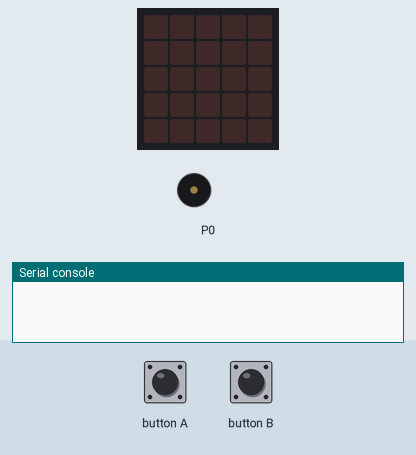
Bench run of a program on a simulated BBC micro:bit running MicroPython. Shown: the board's 5×5 LED display, buzzer (waves = sounding), the last lines printed to the serial console. Inputs (shaded band) come from the test bench. Random numbers come from a fixed seed; no radio messages arrive unless stated (any console line starting 'radio sent:' is added by the test bench).

Above: at 1.2 s.
1.3 s: button A pressed for 0.15 s
At 1.8 s:
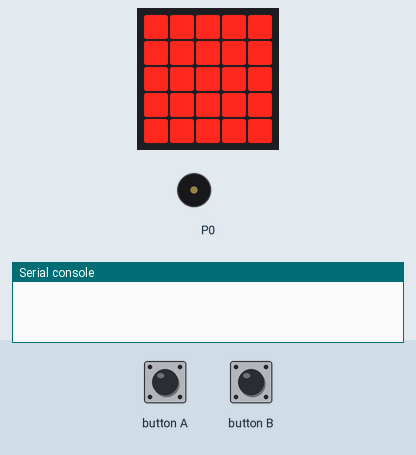
10.4 s: button B pressed for 0.15 s
At 16.2 s:
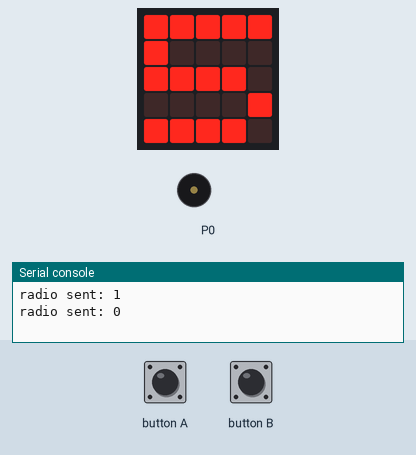
16.5 s: button B pressed for 1 s
At 29.3 s:
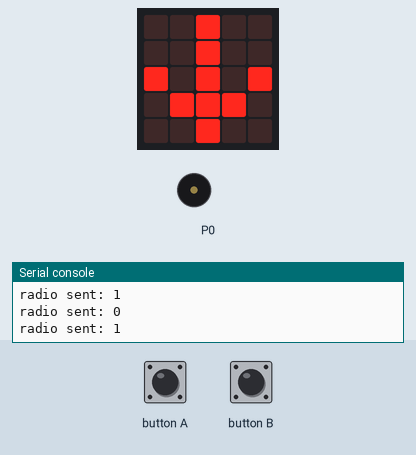
Timing chart, 0 to 30.8 s (numbered marks = the images above; inputs shaded):
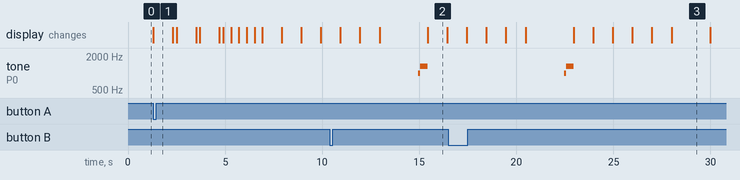

Measured:
- after the input at 1.3 s, the display: changes at once (image 1)
- after the input at 10.4 s, tone on P0: silent → 988 Hz after 4.5 s, → silent 0.12 s later, → 1319 Hz 0.01 s later, → silent 0.36 s later
- after the input at 16.5 s, tone on P0: silent → 988 Hz after 6.0 s, → silent 0.12 s later, → 1319 Hz 0.01 s later, → silent 0.36 s later
- what the display in image 2 shows lasts 1.0 s, from 15.4 s to 16.4 s

The program:

master_v2.0.py
```python
from microbit import *
import radio
import random
import music

#radio configurations
radio.on()
radio.config(channel = 43)
start_signal = '1'
end_signal = '0'

#game constants
GAME_STATE = False
place_holder = Image("99999:99999:99999:99999:99999")
action_list = ['JUMP', 'DUCK']
action_images = {'JUMP': Image.ARROW_N, 'DUCK': Image.ARROW_S}
count_time = 5
wait_time = 2000
sleep_time = 1000

#game stats
lives = 3
level = 1
score = 0

def start_sequence ():
    for i in range(3):
        display.show(place_holder, wait=True)
        sleep(1000)
        display.clear()
        sleep(200)

def reset_game ():
    start_sequence()
    display.show('START', wait=True, loop=False, clear=True)
    sleep(1000)

while True:
    if button_a.was_pressed():
        lives = 3
        level = 1
        score = 0
        reset_game()
        GAME_STATE = True

    while lives > 0 and GAME_STATE == True:
        for i in range(count_time):
            display.show(str(count_time - i))
            sleep(1000)
            display.clear()

        radio.send(start_signal)
        start_time = running_time()
        action_complete = False
        action_to_do = random.choice(action_list)
        display.show(action_images[action_to_do], wait=False)
        while running_time() - start_time < wait_time:
            action_made = radio.receive()
            if action_made == action_to_do or button_b.was_pressed():
                action_complete = True

        radio.send(end_signal)

        if action_complete == True:
            score += 1
            music.play(music.BA_DING)
        else:
            #music.play(['G1:2','C'])
            lives -= 1

        if lives == 0:
            GAME_STATE = False
            #music.play(music.WAWAWAWAA)
            display.show(str(score))
        '''else:
            start_time = running_time()
            display.show(place_holder, wait=False)
            i = 0
            while running_time - start_time < sleep_time:
                if (running_time - start_time) % (sleep_time / 5) == 0:
                    i += 1
                    display.clear()
                    display.show(place_holder.shift_left(i), wait=False)'''
```
